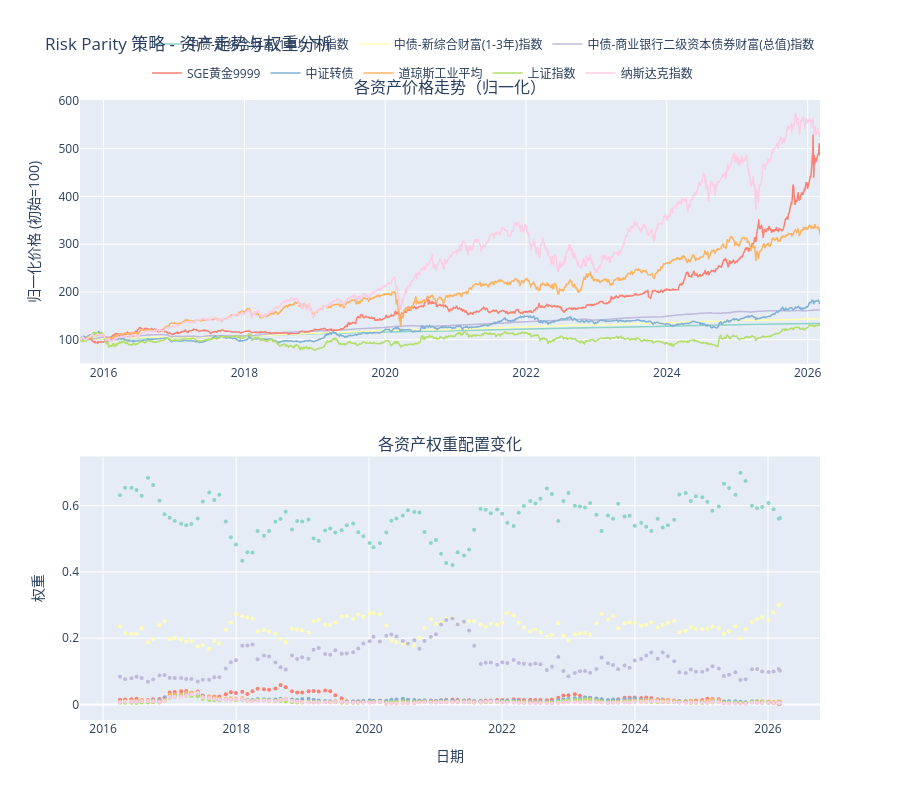

This figure's notebook cell:
### Code cell
# 资产价格走势与权重变化组合分析
# 这个图可以帮助你看到模型何时对各个资产进行加减仓
rp_viz.plot_assets_and_weights(
    price_df,           # 原始价格数据
    freq='W',           # 按周显示权重变化
    top_n=8             # 显示权重最大的8个资产
)

### Figure 1 — Plotly figure (JSON) as saved in the notebook; plotly's stock layout.template omitted (floating-point values rounded to 4 significant figures; data arrays with more than 128 entries replaced by an {"elided": "..."} marker saying what was removed)
{"data": [{"legendgroup": "中债-新综合财富(1年以下)指数", "line": {"color": "rgb(141,211,199)", "width": 1.5}, "mode": "lines", "name": "中债-新综合财富(1年以下)指数", "type": "scatter", "x": {"elided": "2550 str values"}, "xaxis": "x", "y": {"elided": "2550 float values"}, "yaxis": "y"}, {"legendgroup": "中债-新综合财富(1-3年)指数", "line": {"color": "rgb(255,255,179)", "width": 1.5}, "mode": "lines", "name": "中债-新综合财富(1-3年)指数", "type": "scatter", "x": {"elided": "2550 str values"}, "xaxis": "x", "y": {"elided": "2550 float values"}, "yaxis": "y"}, {"legendgroup": "中债-商业银行二级资本债券财富(总值)指数", "line": {"color": "rgb(190,186,218)", "width": 1.5}, "mode": "lines", "name": "中债-商业银行二级资本债券财富(总值)指数", "type": "scatter", "x": {"elided": "2550 str values"}, "xaxis": "x", "y": {"elided": "2550 float values"}, "yaxis": "y"}, {"legendgroup": "SGE黄金9999", "line": {"color": "rgb(251,128,114)", "width": 1.5}, "mode": "lines", "name": "SGE黄金9999", "type": "scatter", "x": {"elided": "2550 str values"}, "xaxis": "x", "y": {"elided": "2550 float values"}, "yaxis": "y"}, {"legendgroup": "中证转债", "line": {"color": "rgb(128,177,211)", "width": 1.5}, "mode": "lines", "name": "中证转债", "type": "scatter", "x": {"elided": "2550 str values"}, "xaxis": "x", "y": {"elided": "2550 float values"}, "yaxis": "y"}, {"legendgroup": "道琼斯工业平均", "line": {"color": "rgb(253,180,98)", "width": 1.5}, "mode": "lines", "name": "道琼斯工业平均", "type": "scatter", "x": {"elided": "2550 str values"}, "xaxis": "x", "y": {"elided": "2550 float values"}, "yaxis": "y"}, {"legendgroup": "上证指数", "line": {"color": "rgb(179,222,105)", "width": 1.5}, "mode": "lines", "name": "上证指数", "type": "scatter", "x": {"elided": "2550 str values"}, "xaxis": "x", "y": {"elided": "2550 float values"}, "yaxis": "y"}, {"legendgroup": "纳斯达克指数", "line": {"color": "rgb(252,205,229)", "width": 1.5}, "mode": "lines", "name": "纳斯达克指数", "type": "scatter", "x": {"elided": "2550 str values"}, "xaxis": "x", "y": {"elided": "2550 float values"}, "yaxis": "y"}, {"legendgroup": "中债-新综合财富(1年以下)指数", "line": {"color": "rgb(141,211,199)", "width": 2}, "marker": {"size": 4}, "mode": "lines+markers", "name": "中债-新综合财富(1年以下)指数", "showlegend": false, "type": "scatter", "x": {"elided": "519 str values"}, "xaxis": "x2", "y": {"elided": "519 float values"}, "yaxis": "y2"}, {"legendgroup": "中债-新综合财富(1-3年)指数", "line": {"color": "rgb(255,255,179)", "width": 2}, "marker": {"size": 4}, "mode": "lines+markers", "name": "中债-新综合财富(1-3年)指数", "showlegend": false, "type": "scatter", "x": {"elided": "519 str values"}, "xaxis": "x2", "y": {"elided": "519 float values"}, "yaxis": "y2"}, {"legendgroup": "中债-商业银行二级资本债券财富(总值)指数", "line": {"color": "rgb(190,186,218)", "width": 2}, "marker": {"size": 4}, "mode": "lines+markers", "name": "中债-商业银行二级资本债券财富(总值)指数", "showlegend": false, "type": "scatter", "x": {"elided": "519 str values"}, "xaxis": "x2", "y": {"elided": "519 float values"}, "yaxis": "y2"}, {"legendgroup": "SGE黄金9999", "line": {"color": "rgb(251,128,114)", "width": 2}, "marker": {"size": 4}, "mode": "lines+markers", "name": "SGE黄金9999", "showlegend": false, "type": "scatter", "x": {"elided": "519 str values"}, "xaxis": "x2", "y": {"elided": "519 float values"}, "yaxis": "y2"}, {"legendgroup": "中证转债", "line": {"color": "rgb(128,177,211)", "width": 2}, "marker": {"size": 4}, "mode": "lines+markers", "name": "中证转债", "showlegend": false, "type": "scatter", "x": {"elided": "519 str values"}, "xaxis": "x2", "y": {"elided": "519 float values"}, "yaxis": "y2"}, {"legendgroup": "道琼斯工业平均", "line": {"color": "rgb(253,180,98)", "width": 2}, "marker": {"size": 4}, "mode": "lines+markers", "name": "道琼斯工业平均", "showlegend": false, "type": "scatter", "x": {"elided": "519 str values"}, "xaxis": "x2", "y": {"elided": "519 float values"}, "yaxis": "y2"}, {"legendgroup": "上证指数", "line": {"color": "rgb(179,222,105)", "width": 2}, "marker": {"size": 4}, "mode": "lines+markers", "name": "上证指数", "showlegend": false, "type": "scatter", "x": {"elided": "519 str values"}, "xaxis": "x2", "y": {"elided": "519 float values"}, "yaxis": "y2"}, {"legendgroup": "纳斯达克指数", "line": {"color": "rgb(252,205,229)", "width": 2}, "marker": {"size": 4}, "mode": "lines+markers", "name": "纳斯达克指数", "showlegend": false, "type": "scatter", "x": {"elided": "519 str values"}, "xaxis": "x2", "y": {"elided": "519 float values"}, "yaxis": "y2"}], "layout": {"annotations": [{"font": {"size": 16}, "showarrow": false, "text": "各资产价格走势（归一化）", "x": 0.5, "xanchor": "center", "xref": "paper", "y": 1, "yanchor": "bottom", "yref": "paper"}, {"font": {"size": 16}, "showarrow": false, "text": "各资产权重配置变化", "x": 0.5, "xanchor": "center", "xref": "paper", "y": 0.425, "yanchor": "bottom", "yref": "paper"}], "height": 800, "hovermode": "x unified", "legend": {"orientation": "h", "x": 1, "xanchor": "right", "y": 1.02, "yanchor": "bottom"}, "title": {"text": "Risk Parity 策略 - 资产走势与权重分析"}, "xaxis": {"anchor": "y", "domain": [0, 1]}, "xaxis2": {"anchor": "y2", "domain": [0, 1], "title": {"text": "日期"}}, "yaxis": {"anchor": "x", "domain": [0.575, 1], "title": {"text": "归一化价格 (初始=100)"}}, "yaxis2": {"anchor": "x2", "domain": [0, 0.425], "title": {"text": "权重"}}}}
